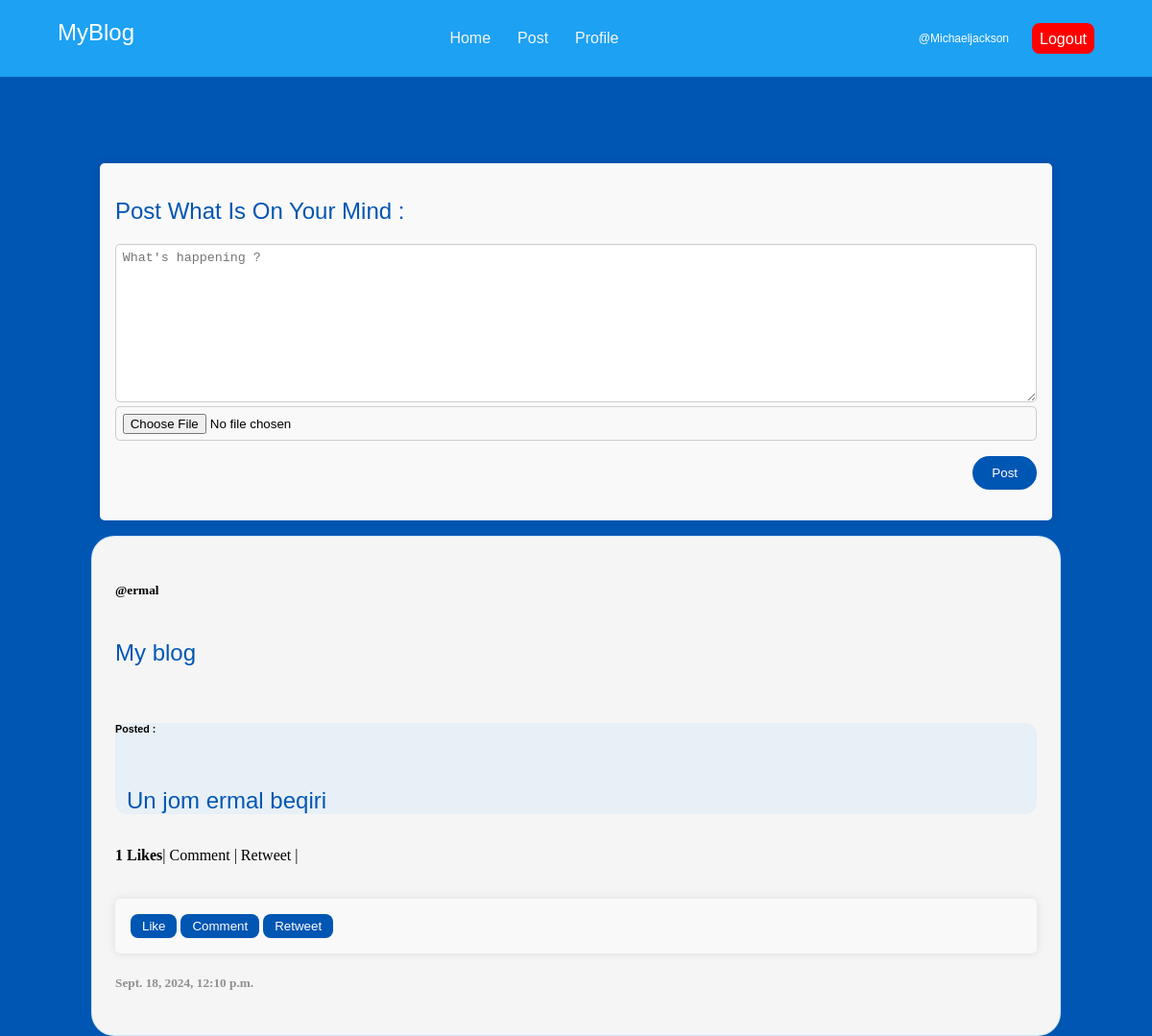
Screenshot of / (signed in) with the database file from the repository.
### app/models.py (models this page shows, shortened)
class TwitterPost(models.Model):
     content = models.TextField(max_length=250)
     author = models.ForeignKey(User,on_delete=models.CASCADE,null=True,blank=True)
     comments = models.TextField(editable=True,null=True,blank=True)
     date_created = models.DateTimeField(auto_now_add=True)
     image = models.ImageField(null=True, blank=True, upload_to='images/')
     likes = models.ManyToManyField(User,related_name='liked',default=None,blank=True)

### app/views.py (the view, shortened to what this page needs)
# urls.py: path('',view= views.home, name='home'),
@login_required(login_url='signin')
def home(request):
     tweets = models.TwitterPost.objects.all().order_by('-date_created')
     forma = forms.PostForm()
     return render(request,'home.html',{
          'tweets':tweets,
          'forma': forma
     })

### app/forms.py
class PostForm(forms.ModelForm):
     class Meta:
          model = models.TwitterPost
          fields = ['content','image']
          widgets = {
               'content':forms.Textarea(attrs={'placeholder':"What's happening ?"})
          }

### templates/home.html (shortened to what this page needs)
{% extends 'base.html' %}
{% load static %}
{% block content %}
<br><br><br><br><br>
<form action="" method="post" enctype="multipart/form-data">
     <div class="form-block">
          <label for="{{ forma.content.id_for_label }}">
               <h2>Post What Is On Your Mind :</h2>
          </label>
          {{ forma.content }}
          {{forma.image}}
          <button type="submit" style="background-color: #0056b3;color: white;border: none;padding: 10px;padding-left: 20px;padding-right: 20px;display: block;margin-left: auto;margin-top: 2vh;border-radius: 2vw;">Post</button>
     </div>
</form>
<div class="container">
{% for tweet in tweets %}
     <div class="tweet-box">
          <h3 class="authorbig" >{{tweet.author.first_name | title}}
               <h5 class="author">@{{tweet.author.username}}</h5>
          </h3>
          <span style="display: flex;">
               <h2>My blog</h2>
          </span>
          <div class="content">
               <h2 style="background-color: white; height:fit-content;">
                    <h6>Posted :</h6>
                    <br>
                    <h2 style="margin: 1vw; margin-bottom: 2vh;">{{tweet.content}}</h2>
          </div>
          <br>
          <div class="buttons">
               <strong>{{tweet.likes.all.count}} Likes</strong>|
               Comment  |
               Retweet  |
               <br><br><br>
               <form action="{% url 'like-post' %}" method="post">
                    {% if user not in tweet.likes.all %}
                    <button type="submit">Like</button>
                    <button type="submit">Comment</button>
                    <button type="submit">Retweet</button>
                    {% else %}
                    <button type="submit">Unlike</button>
                    <button>Comment</button>
                    <button>Retweet</button>
                    {% endif %}
               </form>
          </div>
          <div class="created_at">
               <h5 style="color: rgba(0, 0, 0, 0.416);">{{ tweet.date_created }}</h5>
          </div>
     </div>
</div>
{% endfor %}
{% endblock %}background

### templates/base.html (shortened to what this page needs)
<!DOCTYPE html>
{% load static %}
<html lang="en">
<head>
     <link rel="stylesheet" href="{% static 'css/base.css' %}">
     <link rel="stylesheet" href="https://cdnjs.cloudflare.com/ajax/libs/font-awesome/4.7.0/css/font-awesome.min.css">
</head>
<body>
     <header style="padding-left: 5vw; padding-right: 3vw; font-size: 2vh;">
          <h2>
               <h2>MyBlog</h2>
          {% if user.is_authenticated %}
          <ul>
               <li><a href="{% url 'home' %}">Home</a></li>
               <li><a href="{% url 'post' %}">Post</a></li>
               <li><a href="{% url 'profile' %}">Profile</a></li>
          </ul>
          {% if user.is_authenticated %}
          <h2 style="margin-right: 2vw;
          margin-top: auto;margin-bottom: auto; font-size: 1vw;"><a href="{% url 'profile' %}" style="color: white; text-decoration: none;">@{{user.username | capfirst }}</a></h2>
          {% endif %}
               <button class="logoutbutton">
                    <a href="{% url 'logout' %}" style="color: white; text-decoration: none;">Logout</a>
               </button>
          {% endif %}
     </header>
     {% block content %}
     {% endblock %}
</body>
</html>

### static/css/base.css (style rules this page uses)
body { margin: 0px; padding: 0px; box-sizing: border-box; }
header { background-color: #1DA1F2; display: flex; height: 10vh; }
header h2 { color: white; display: flex; }
header ul { display: inline; margin-right: auto; margin-left: auto; margin-top: auto; margin-bottom: auto; }
header ul li { display: inline-block; margin-right: 2vw; color: whitesmoke; font-family: Verdana, Geneva, Tahoma, sans-serif; }
header ul li a { color: whitesmoke; text-decoration: none; }

### templates/home.html (style rules this page uses)
body { background-color:#0056b3;; }
.authorbig { margin-bottom: 0px;font-size: 2vw;color:#0056b3; font-family:Verdana, Geneva, Tahoma, sans-serif; }
.tweet-box { width: 80vw; height: max-content; margin-left: auto; margin-right: auto; border-radius: 2vw; border: 1px solid #1da0f22f; padding: 2vw; margin-top: 2vh; background-color: whitesmoke; }
.content { margin-top: 5vh; width: 100%; height: max-content; border-radius: 1vw; background-color:#1da0f210; font-family: Verdana, Geneva, Tahoma, sans-serif; }
.container { height:fit-content }
.buttons button { border: 0px; background-color: #0056b3;; color: white; padding: 5px; border-radius: 1vh; padding-left: 1vw; padding-right: 1vw; }
form { max-width: 80vw; margin: 0 auto; padding: 1em; background: #f9f9f9; border-radius: 5px; box-shadow: 0 0 10px rgba(0, 0, 0, 0.1); }
.form-block { margin-bottom: 1em; }
form input, form textarea, form select { width: 100%; padding: 0.5em; border: 1px solid #ccc; border-radius: 5px; box-sizing: border-box; }
h2 { color: #0056b3; font-weight: lighter; font-family: Verdana, Geneva, Tahoma, sans-serif; }

### templates/base.html (style rules this page uses)
.logoutbutton { height: 3vh; margin-top: auto; margin-bottom: auto; margin-right: 2vw; border: none; background-color: red; color: white; padding: 1vh; text-align: center; justify-content: center; align-items: center; border-radius: 1vh; font-size: 2vh; padding-bottom: 3vh; }

### rows the page displays
TwitterPost: author.username "ermal", content "Un jom ermal beqiri", likes.all.count "1", shows "Like", date_created "Sept. 18, 2024, 12:10 p.m."

### other values shown
{{ user.username | capfirst }} "Michaeljackson"
